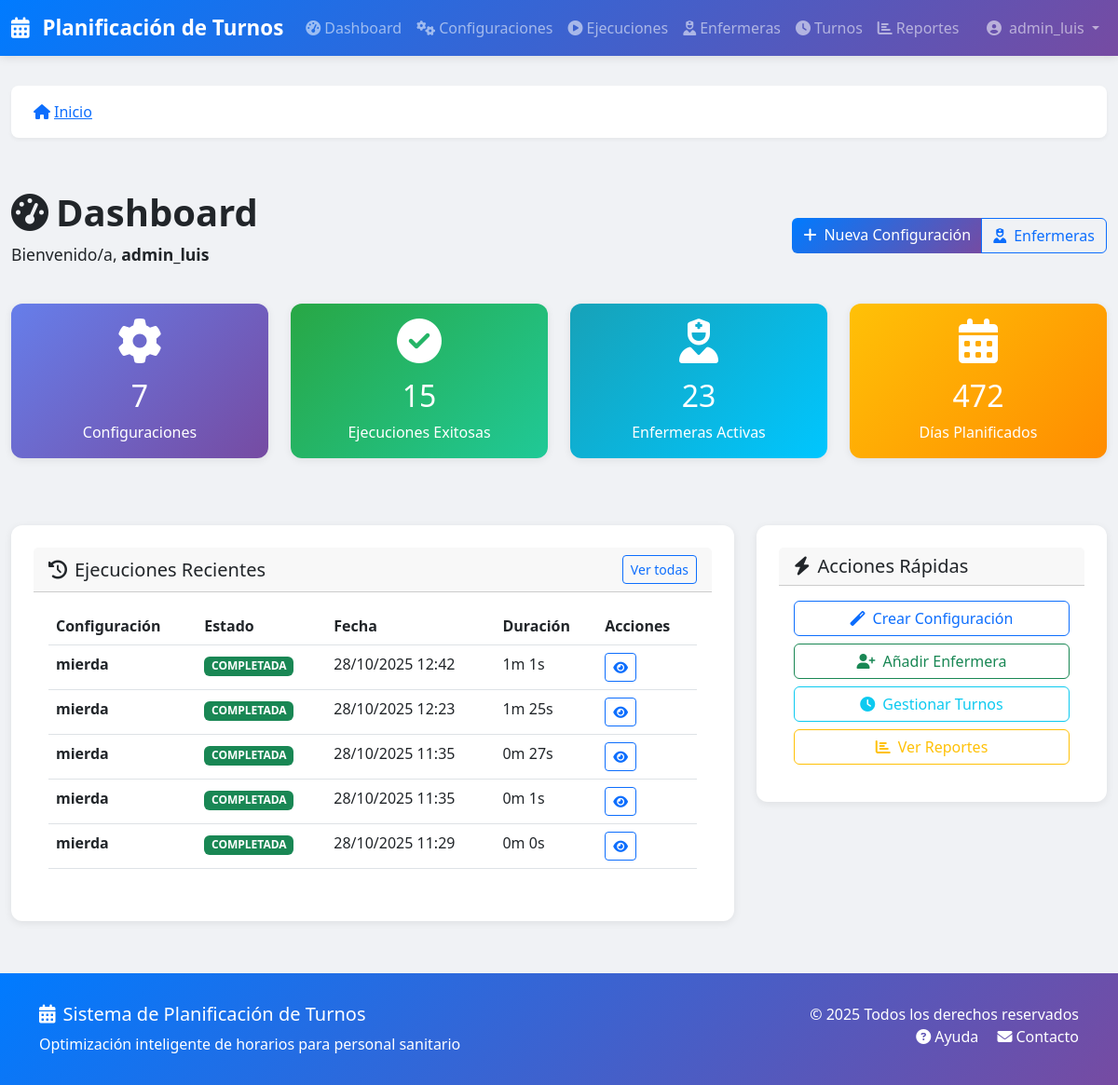
The page / (signed in) on the database as committed earlier.
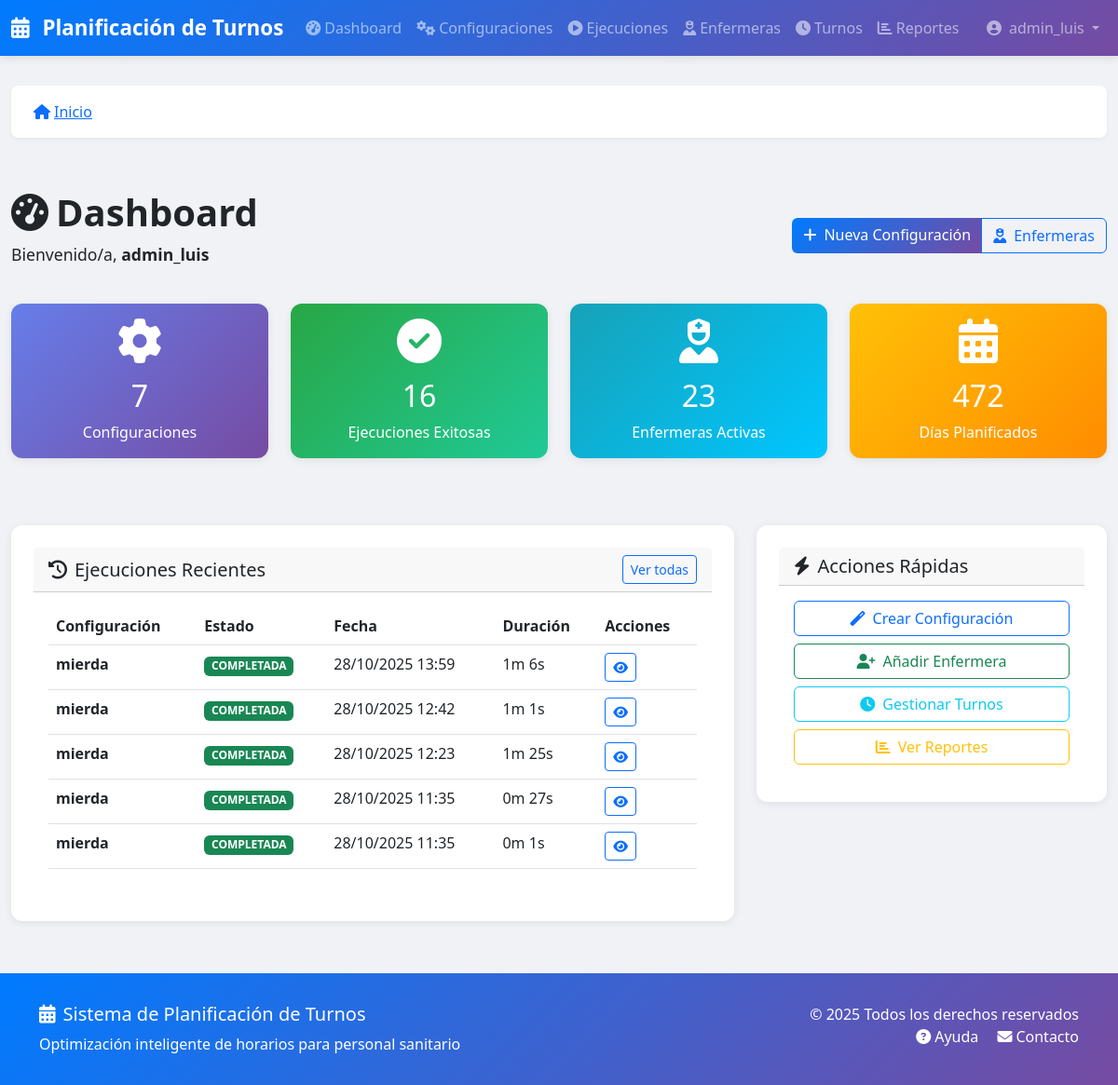
The same page on the database as committed later.
### turnos/models.py (models this page shows, shortened)
class Ejecucion(models.Model):
    workspace = models.ForeignKey(
        Workspace,
        on_delete=models.CASCADE,
        related_name='ejecuciones',
        null=True,
        blank=True
    )
    ESTADO_CHOICES = [
        ('PENDIENTE', _('Pendiente')),
        ('PROCESANDO', _('Procesando')),
        ('COMPLETADA', _('Completada')),
        ('INVIABLE', _('Inviable')),
        ('ERROR', _('Error')),
    ]
    configuracion = models.ForeignKey(
        ConfiguracionPlanificacion,
        on_delete=models.CASCADE,
        related_name='ejecuciones',
        verbose_name=_('Configuración')
    )
    estado = models.CharField(_('Estado'), max_length=20, choices=ESTADO_CHOICES, default='PENDIENTE')
    fecha_inicio = models.DateTimeField(_('Fecha de inicio'), auto_now_add=True)
    fecha_fin = models.DateTimeField(_('Fecha de fin'), null=True, blank=True)
    es_optima = models.BooleanField(_('Es óptima'), default=False)
    penalizacion_total = models.FloatField(_('Penalización total'), null=True, blank=True)
    resultado = models.JSONField(_('Resultado'), default=dict, blank=True)
    mensajes = models.JSONField(_('Mensajes'), default=dict, blank=True)
    planilla = models.ForeignKey(
        'Planilla',
        on_delete=models.SET_NULL,
        null=True,
        blank=True,
        related_name='ejecucion_generada',
        verbose_name=_('Planilla')
    )
    class Meta:
        verbose_name = _('Ejecución')
        verbose_name_plural = _('Ejecuciones')
        ordering = ['-fecha_inicio']
    @property
    def duracion(self):
        if self.fecha_fin and self.fecha_inicio:
            delta = self.fecha_fin - self.fecha_inicio
            return delta.total_seconds()
        return None

class ConfiguracionPlanificacion(models.Model):
    workspace = models.ForeignKey(
        Workspace,
        on_delete=models.CASCADE,
        related_name='configuraciones',
        null=True,
        blank=True
    )
    nombre = models.CharField(_('Nombre'), max_length=200)
    descripcion = models.TextField(_('Descripción'), blank=True)
    activa = models.BooleanField(_('Activa'), default=True)
    num_dias = models.IntegerField(
        _('Número de días'),
        validators=[MinValueValidator(7), MaxValueValidator(365)]
    )
    fecha_inicio = models.DateField(_('Fecha de inicio'))
    enfermeras = models.ManyToManyField(Enfermera, verbose_name=_('Enfermeras'))
    turnos = models.ManyToManyField(TipoTurno, verbose_name=_('Turnos'))
    turnos_por_dia = models.ManyToManyField(TipoTurno, verbose_name=_('Turnos por día'),
                                            related_name='config_turnos_por_dia', blank=True)
    demanda_por_turno = models.JSONField(
        _('Demanda por turno'),
        default=dict,
        blank=True
    )
    restricciones_duras = models.JSONField(
        _('Restricciones duras'),
        default=list,
        blank=True,
        null=True
    )
    restricciones_blandas = models.JSONField(
        _('Restricciones blandas'),
        default=list,
        blank=True,
        null=True
    )
    patrones_turnos_json = models.JSONField(
        _('Patrones de turnos (JSON)'),
        default=list,
        blank=True,
        help_text="Patrones configurados dinámicamente desde el formulario"
    )
    patrones_turnos = models.ManyToManyField(
        PatronTurnos,
        blank=True,
        related_name='configuraciones',
        help_text="Patrones predefinidos en la base de datos (legacy)"
    )
    num_trabajadores = models.IntegerField(
        _('Número de trabajadores paralelos'),
        default=4,
        validators=[MinValueValidator(1), MaxValueValidator(8)]
    )
    tiempo_maximo_segundos = models.IntegerField(
        _('Tiempo máximo en segundos'),
        default=60,
        validators=[MinValueValidator(10), MaxValueValidator(600)]
    )
    seed = models.IntegerField(_('Semilla aleatoria'), null=True, blank=True)
    creado_por = models.ForeignKey(User, on_delete=models.SET_NULL, null=True, verbose_name=_('Creado por'))
    fecha_creacion = models.DateTimeField(_('Fecha de creación'), auto_now_add=True, editable=False)
    fecha_modificacion = models.DateTimeField(_('Fecha de modificación'), auto_now=True, editable=False)
    class Meta:
        verbose_name = _('Configuración de Planificación')
        verbose_name_plural = _('Configuraciones de Planificación')
        ordering = ['-fecha_inicio']

### turnos/views.py (the view)
# urls.py: path('', views.DashboardView.as_view(), name='dashboard'),
class DashboardView(LoginRequiredMixin, TemplateView):
    template_name = 'turnos/dashboard.html'
    def get_context_data(self, **kwargs):
        logger.info(
            f"DashboardView accessed by user {self.request.user.username} ({self.request.user.id})"
        )
        context = super().get_context_data(**kwargs)
        logger.debug("Fetching dashboard statistics...")
        try:
            stats = {
                'total_configuraciones': ConfiguracionPlanificacion.objects.count(),
                'ejecuciones_exitosas': Ejecucion.objects.filter(estado='COMPLETADA').count(),
                'enfermeras_activas': Enfermera.objects.filter(activa=True).count(),
                'dias_planificados': AsignacionTurno.objects.values('fecha').distinct().count(),
            }
            logger.debug(f"Stats retrieved: {stats}")
        except Exception as e:
            logger.error(f"Error fetching dashboard statistics: {str(e)}", exc_info=True)
            stats = {}
            messages.error(self.request, "Could not load dashboard statistics")
        logger.debug("Fetching recent executions...")
        try:
            ejecuciones_recientes = Ejecucion.objects.select_related('configuracion').order_by('-fecha_inicio')[:5]
            logger.debug(f"Recent executions count: {len(ejecuciones_recientes)}")
        except Exception as e:
            logger.error(f"Error fetching recent executions: {str(e)}", exc_info=True)
            ejecuciones_recientes = []
            messages.error(self.request, "Could not load recent executions")
        actividad_reciente = []
        context['stats'] = stats
        context['ejecuciones_recientes'] = ejecuciones_recientes
        context['actividad_reciente'] = actividad_reciente
        return context

### turnos/templatetags/turnos_extras.py (called while the page is built)
@register.filter
def estado_badge(value):
    colors = {
        'PENDIENTE': 'secondary',
        'PROCESANDO': 'warning',
        'COMPLETADA': 'success',
        'ERROR': 'danger'
    }
    color = colors.get(value, 'secondary')
    return mark_safe(f'<span class="badge bg-{color}">{value}</span>')

@register.filter
def format_duration(seconds):
    if seconds is None:
        return '-'
    minutes = int(seconds // 60)
    secs = int(seconds % 60)
    return f'{minutes}m {secs}s'

### turnos/templates/turnos/dashboard.html (shortened to what the changed rows need)
{% extends 'base.html' %}
{% load static %}
{% load i18n %}
{% load turnos_extras %}
{% block extra_css %}
<link rel="stylesheet" href="{% static 'css/dashboard.css' %}">
{% endblock %}
{% block content %}
<div class="dashboard-container">
    <div class="dashboard-header mb-4">
        <div class="row align-items-center">
            <div class="col-md-8">
                <h2 class="dashboard-title">
                    <i class="fas fa-tachometer-alt me-2"></i>{% trans "Dashboard" %}
                </h2>
            </div>
        </div>
    </div>
    <div class="row mb-4">
        <div class="col-md-3 mb-3">
            <a href="{% url 'turnos:config_lista' %}" class="text-decoration-none">
                <div class="card text-white h-100" style="background: linear-gradient(135deg, #667eea, #764ba2);">
                    <div class="card-body text-center">
                        <h2 class="mb-2">{{ stats.total_configuraciones|default:0 }}</h2>
                    </div>
                </div>
            </a>
        </div>
        <div class="col-md-3 mb-3">
            <a href="{% url 'turnos:ejecucion_lista' %}" class="text-decoration-none">
                <div class="card text-white h-100" style="background: linear-gradient(135deg, #28a745, #20c997);">
                    <div class="card-body text-center">
                        <i class="fas fa-check-circle fa-3x mb-3"></i>
                        <h2 class="mb-2">{{ stats.ejecuciones_exitosas|default:0 }}</h2>
                        <p class="mb-0">Ejecuciones Exitosas</p>
                    </div>
                </div>
            </a>
        </div>
        <div class="col-md-3 mb-3">
            <a href="{% url 'turnos:enfermera_lista' %}" class="text-decoration-none">
                <div class="card text-white h-100" style="background: linear-gradient(135deg, #17a2b8, #00c6ff);">
                    <div class="card-body text-center">
                        <h2 class="mb-2">{{ stats.enfermeras_activas|default:0 }}</h2>
                    </div>
                </div>
            </a>
        </div>
        <div class="col-md-3 mb-3">
            <a href="{% url 'turnos:planilla_lista' %}" class="text-decoration-none">
                <div class="card text-white h-100" style="background: linear-gradient(135deg, #ffc107, #ff8c00);">
                    <div class="card-body text-center">
                        <h2 class="mb-2">{{ stats.dias_planificados|default:0 }}</h2>
                    </div>
                </div>
            </a>
        </div>
    </div>
    </div>
    <div class="row">
        <div class="col-lg-8">
            <div class="card recent-executions mb-4">
                <div class="card-body">
                    {% if ejecuciones_recientes %}
                    <div class="table-responsive">
                        <table class="table table-hover">
                            <thead>
                                <tr>
                                    <th>{% trans "Configuración" %}</th>
                                    <th>{% trans "Estado" %}</th>
                                    <th>{% trans "Fecha" %}</th>
                                    <th>{% trans "Duración" %}</th>
                                    <th>{% trans "Acciones" %}</th>
                                </tr>
                            </thead>
                            <tbody>
                                {% for ejecucion in ejecuciones_recientes %}
                                <tr>
                                    <td>
                                        <strong>{{ ejecucion.configuracion.nombre }}</strong>
                                    </td>
                                    <td>{{ ejecucion.estado|estado_badge }}</td>
                                    <td>{{ ejecucion.fecha_inicio|date:"d/m/Y H:i" }}</td>
                                    <td>
                                        {% if ejecucion.duracion %}
                                            {{ ejecucion.duracion|format_duration }}
                                        {% else %}
                                            -
                                        {% endif %}
                                    </td>
                                    <td>
                                        <a href="{% url 'turnos:ejecucion_detalle' ejecucion.id %}"
                                           class="btn btn-sm btn-outline-primary">
                                            <i class="fas fa-eye"></i>
                                        </a>
                                    </td>
                                </tr>
                                {% endfor %}
                            </tbody>
                        </table>
                    </div>
                    {% else %}
                    <p class="text-center text-muted py-4">
                        {% trans "No hay ejecuciones recientes" %}
                    </p>
                    {% endif %}
                </div>
            </div>
        </div>
    </div>
</div>
{% endblock %}

Rows that differ between the two databases and show on the page:
no longer on this page (row unchanged): Ejecucion: configuracion.nombre "mierda", estado|estado_badge "COMPLETADA", fecha_inicio "28/10/2025 11:29", duracion "0m 0s"
added Ejecucion: configuracion.nombre "mierda", estado|estado_badge "COMPLETADA", fecha_inicio "28/10/2025 13:59", duracion "1m 6s"
Other text that changed with them:
{{ stats.ejecuciones_exitosas|default:0 }}: "15" → "16"
